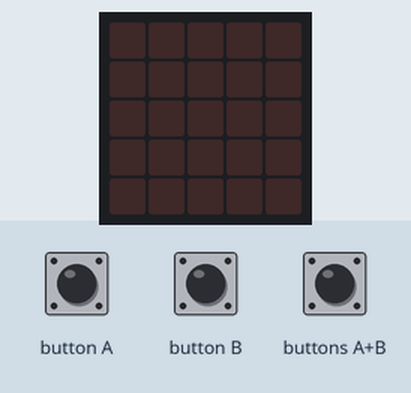
This program was run on a simulated BBC micro:bit (MakeCode). On the bench: the board's 5×5 LED display. The test bench sets the inputs (shaded band).

Above: at 1.2 s.
1.3 s: button A pressed for 0.15 s
At 2.6 s:
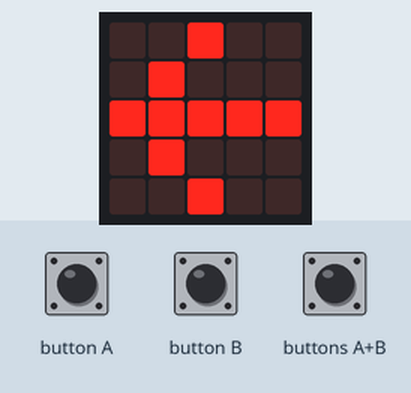
2.9 s: buttons A+B pressed for 0.15 s
At 4.0 s:
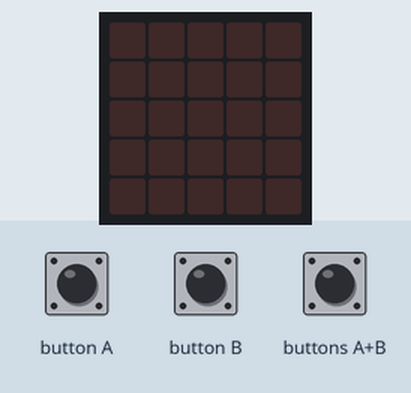
4.5 s: button B pressed for 0.15 s
At 5.3 s:
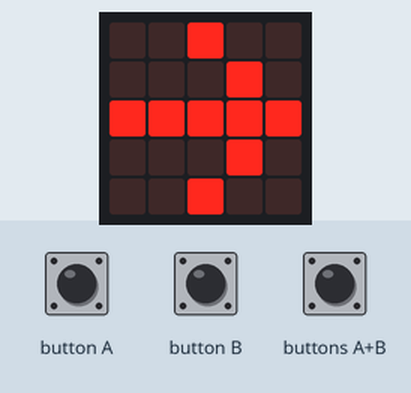
6.1 s: buttons A+B pressed for 1 s
At 7.7 s:
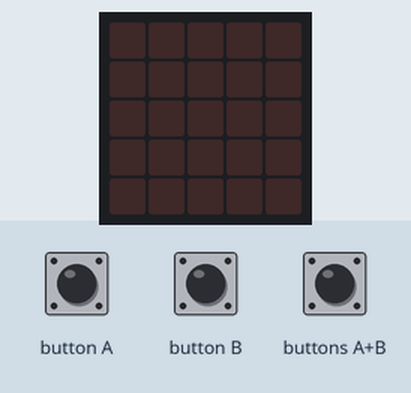
Timing chart, 0 to 9.2 s (numbered marks = the images above; inputs shaded):
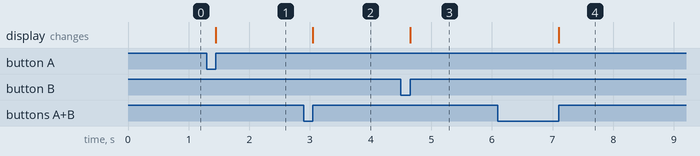

Measured:
- after the input at 1.3 s, the display: changes after 0.15 s (image 1)
- after the input at 2.9 s, the display: changes after 0.15 s (image 2)
- after the input at 4.5 s, the display: changes after 0.15 s (image 3)
- after the input at 6.1 s, the display: changes after 1.0 s (image 4)

The program:

main.ts
```typescript
input.onButtonPressed(Button.A, function () {
    if (vyherce == 1) {
        basic.showLeds(`
            . . # . .
            . # . . .
            # # # # #
            . # . . .
            . . # . .
            `)
        vyherce = 0
    }
})
input.onButtonPressed(Button.AB, function () {
    basic.clearScreen()
    vyherce = 1
})
input.onButtonPressed(Button.B, function () {
    if (vyherce == 1) {
        basic.showLeds(`
            . . # . .
            . . . # .
            # # # # #
            . . . # .
            . . # . .
            `)
        vyherce = 0
    }
})
let vyherce = 0
vyherce = 1
basic.forever(function () {

})
```

test.ts
```typescript
// Tady jsou testy. Při použití tohoto balíčku jako rozšíření nebude zkompilováno.
```
